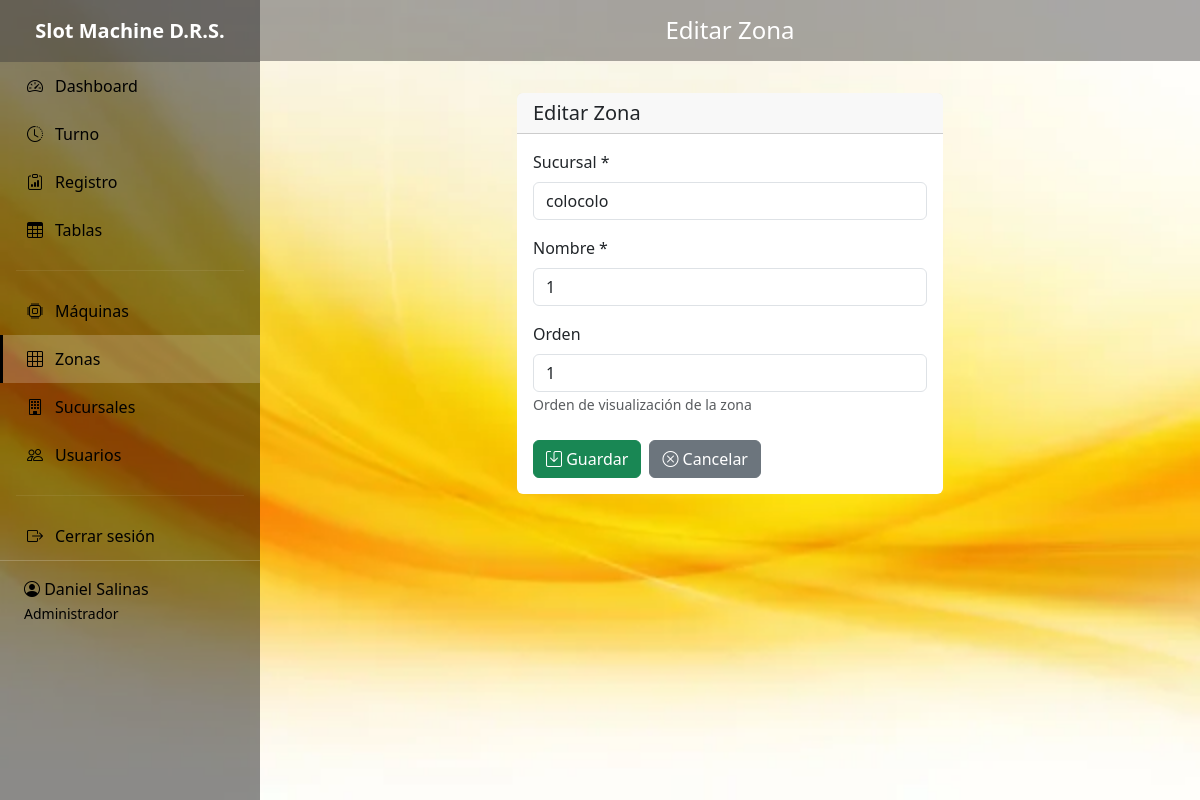
The app's page /zonas/edit/8/ (signed in) with its own data.
### control/models.py (models this page shows, shortened)
class Usuario(AbstractUser):
    ROLE_CHOICES = [
        ('admin', 'Administrador'),
        ('usuario', 'Usuario/Atendedora'),
    ]
    role = models.CharField(
        max_length=20,
        choices=ROLE_CHOICES,
        default='usuario',
        verbose_name='Rol'
    )
    nombre = models.CharField(max_length=150, verbose_name='Nombre Completo')
    class Meta:
        verbose_name = 'Usuario'
        verbose_name_plural = 'Usuarios'

class Zona(models.Model):
    sucursal = models.ForeignKey(
        Sucursal,
        on_delete=models.CASCADE,
        related_name='zonas',
        verbose_name='Sucursal'
    )
    nombre = models.CharField(max_length=80, verbose_name='Nombre')
    orden = models.SmallIntegerField(default=0, verbose_name='Orden')
    created_at = models.DateTimeField(auto_now_add=True, verbose_name='Fecha de Creación')
    class Meta:
        verbose_name = 'Zona'
        verbose_name_plural = 'Zonas'
        ordering = ['sucursal', 'orden', 'nombre']
    class Meta:
        verbose_name = 'Zona'
        verbose_name_plural = 'Zonas'
        ordering = ['sucursal', 'orden', 'nombre']
        constraints = [
            models.UniqueConstraint(
                fields=['sucursal', 'nombre'],
                name='unique_zona_nombre_por_sucursal'
            )
        ]

### control/views.py (the view)
# urls.py: path('zonas/edit/<int:pk>/', views.zona_edit, name='zona_edit'),
@login_required
@user_passes_test(is_admin)
def zona_edit(request, pk):
    zona = get_object_or_404(Zona, pk=pk)
    if request.method == 'POST':
        form = ZonaForm(request.POST, instance=zona)
        if form.is_valid():
            form.save()
            messages.success(request, 'Zona actualizada exitosamente.')
            return redirect('control:zonas_list')
    else:
        form = ZonaForm(instance=zona)
    return render(request, 'zonas/form.html', {'form': form, 'title': 'Editar Zona'})

### control/forms.py
class ZonaForm(forms.ModelForm):
    class Meta:
        model = Zona
        fields = ['sucursal', 'nombre', 'orden']
        widgets = {
            'sucursal': forms.Select(attrs={'class': 'form-control'}),
            'nombre': forms.TextInput(attrs={'class': 'form-control'}),
            'orden': forms.NumberInput(attrs={'class': 'form-control', 'min': '0'}),
        }

### control/models.py (called while the page is built)
    def __str__(self):
        return self.nombre

### control/views.py (called while the page is built)
def is_admin(user):
    return user.is_authenticated and user.role == 'admin'

### templates/zonas/form.html (shortened to what this page needs)
{% extends 'base.html' %}
{% block page_title %}{{ title }}{% endblock %}
{% block content %}
<div class="row">
    <div class="col-lg-6 mx-auto">
        <div class="card">
            <div class="card-header">
                <h5 class="mb-0">{{ title }}</h5>
            </div>
            <div class="card-body">
                <form method="post">
                    <div class="mb-3">
                        <label for="id_sucursal" class="form-label">Sucursal *</label>
                        {{ form.sucursal }}
                    </div>
                    <div class="mb-3">
                        <label for="id_nombre" class="form-label">Nombre *</label>
                        {{ form.nombre }}
                    </div>
                    <div class="mb-4">
                        <label for="id_orden" class="form-label">Orden</label>
                        {{ form.orden }}
                        <small class="form-text text-muted">Orden de visualización de la zona</small>
                    </div>
                    <div class="d-flex gap-2">
                        <button type="submit" class="btn btn-success">
                            <i class="bi bi-save"></i> Guardar
                        </button>
                        <a href="{% url 'control:zonas_list' %}" class="btn btn-secondary">
                            <i class="bi bi-x-circle"></i> Cancelar
                        </a>
                    </div>
                </form>
            </div>
        </div>
    </div>
</div>
{% endblock %}

### templates/base.html (shortened to what this page needs)
{% load static %}
<!DOCTYPE html>
<html lang="es">
<head>
    <link href="https://cdn.jsdelivr.net/npm/bootstrap@5.3.0/dist/css/bootstrap.min.css" rel="stylesheet">
    <link rel="stylesheet" href="https://cdn.jsdelivr.net/npm/bootstrap-icons@1.11.0/font/bootstrap-icons.css">
    <link rel="stylesheet" href="{% static 'css/custom.css' %}">
</head>
<body>
{% if user.is_authenticated %}
    <aside class="sidebar">
        <div class="sidebar-brand">
            Slot Machine D.R.S.
        </div>
        <ul class="sidebar-nav nav flex-column">
            {% if user.role == 'admin' %}
            <li class="nav-item">
                <a class="nav-link {% if request.resolver_match.url_name == 'dashboard' %}active{% endif %}"
                   href="{% url 'control:dashboard' %}">
                    <i class="bi bi-speedometer2"></i> Dashboard
                </a>
            </li>
            {% endif %}
            <li class="nav-item">
                <a class="nav-link {% if request.resolver_match.url_name == 'turno' %}active{% endif %}"
                   href="{% url 'control:turno' %}">
                    <i class="bi bi-clock-history"></i> Turno
                </a>
            </li>
            <li class="nav-item">
                <a class="nav-link {% if request.resolver_match.url_name == 'registro' %}active{% endif %}"
                   href="{% url 'control:registro' %}">
                    <i class="bi bi-clipboard-data"></i> Registro
                </a>
            </li>
            <li class="nav-item">
                <a class="nav-link {% if request.resolver_match.url_name == 'tablas' %}active{% endif %}"
                   href="{% url 'control:tablas' %}">
                    <i class="bi bi-table"></i> Tablas
                </a>
            </li>
            {% if user.role == 'admin' %}
                <hr class="mx-3" style="border-color: rgba(255,255,255,0.3);">
                <li class="nav-item">
                    <a class="nav-link {% if 'maquinas' in request.path %}active{% endif %}"
                       href="{% url 'control:maquinas_list' %}">
                        <i class="bi bi-cpu"></i> Máquinas
                    </a>
                </li>
                <li class="nav-item">
                    <a class="nav-link {% if 'zonas' in request.path %}active{% endif %}"
                       href="{% url 'control:zonas_list' %}">
                        <i class="bi bi-grid-3x3"></i> Zonas
                    </a>
                </li>
                <li class="nav-item">
                    <a class="nav-link {% if 'sucursales' in request.path %}active{% endif %}"
                       href="{% url 'control:sucursales_list' %}">
                        <i class="bi bi-building"></i> Sucursales
                    </a>
                </li>
                <li class="nav-item">
                    <a class="nav-link {% if 'usuarios' in request.path %}active{% endif %}"
                       href="{% url 'control:usuarios_list' %}">
                        <i class="bi bi-people"></i> Usuarios
                    </a>
                </li>
            {% endif %}
            <hr class="mx-3" style="border-color: rgba(255,255,255,0.3);">
            <li class="nav-item">
                <a class="nav-link" href="{% url 'control:logout' %}">
                    <i class="bi bi-box-arrow-right"></i> Cerrar sesión
                </a>
            </li>
        </ul>
        <div class="sidebar-user">
            <i class="bi bi-person-circle"></i> {{ user.nombre }} <br>
            <small>{{ user.get_role_display }}</small>
        </div>
    </aside>
    <main class="main-content">
        <div class="top-bar">
            <h4 class="mb-0">{% block page_title %}Sistema de Control{% endblock %}</h4>
        </div>
        <div class="content-area">
            {% block content %}{% endblock %}
        </div>
    </main>
{% else %}
    {% block login_content %}{% endblock %}
{% endif %}
</body>
</html>

### static/img/custom.css (style rules this page uses)
.sidebar { position: relative; height: 100vh; background-image: url("../img/sidebar_bg.jpg"); background-size: cover; background-position: center; background-repeat: no-repeat; background-attachment: fixed; }
.sidebar::before { content: ""; position: absolute; top: 0; left: 0; width: 100%; height: 100%; background: rgba(0, 0, 0, 0.55); z-index: 0; }
.sidebar * { position: relative; z-index: 1; }

### records on screen
Usuario: nombre "Daniel Salinas", role "Administrador"
Zona: sucursal "colocolo", nombre "1", orden "1"

### other values on screen
{{ title }} "Editar Zona"
